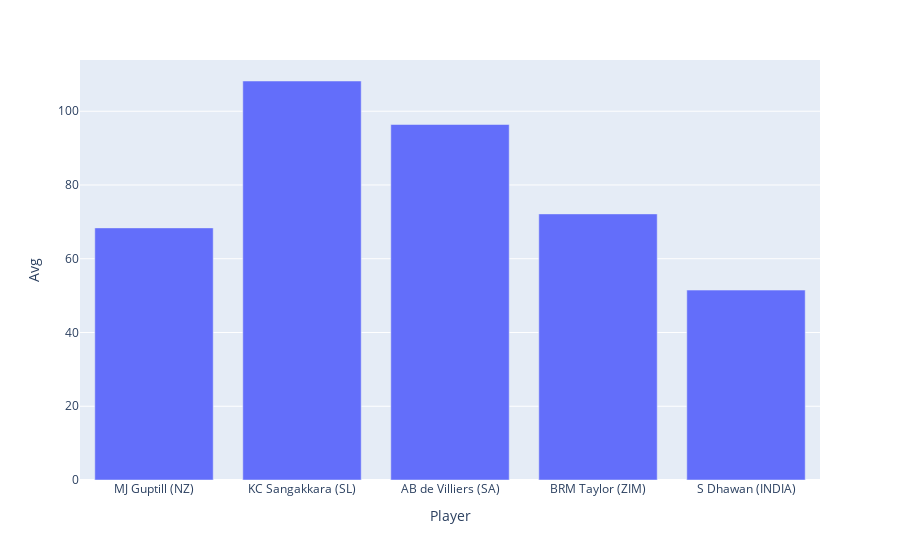

The notebook cell saved with this chart:
### Code cell
#top 5 batsman with highest average scores
import plotly.express as go
import pandas as pd
std4=pd.read_excel('book5.xlsx')
print(std4)
fig = go.bar(std4,x="Player",y="Avg")

fig.show()

### Figure 1 — Plotly figure (JSON) as saved in the notebook; plotly's stock layout.template omitted (floating-point values rounded to 4 significant figures)
{"data": [{"alignmentgroup": "True", "hovertemplate": "Player=%{x}<br>Avg=%{y}<extra></extra>", "legendgroup": "", "marker": {"color": "#636efa", "pattern": {"shape": ""}}, "name": "", "offsetgroup": "", "orientation": "v", "showlegend": false, "textposition": "auto", "type": "bar", "x": ["MJ Guptill (NZ)", "KC Sangakkara (SL)", "AB de Villiers (SA)", "BRM Taylor (ZIM)", "S Dhawan (INDIA)"], "xaxis": "x", "y": [68.37, 108.2, 96.4, 72.16, 51.5], "yaxis": "y"}], "layout": {"barmode": "relative", "legend": {"tracegroupgap": 0}, "margin": {"t": 60}, "xaxis": {"anchor": "y", "domain": [0, 1], "title": {"text": "Player"}}, "yaxis": {"anchor": "x", "domain": [0, 1], "title": {"text": "Avg"}}}}
